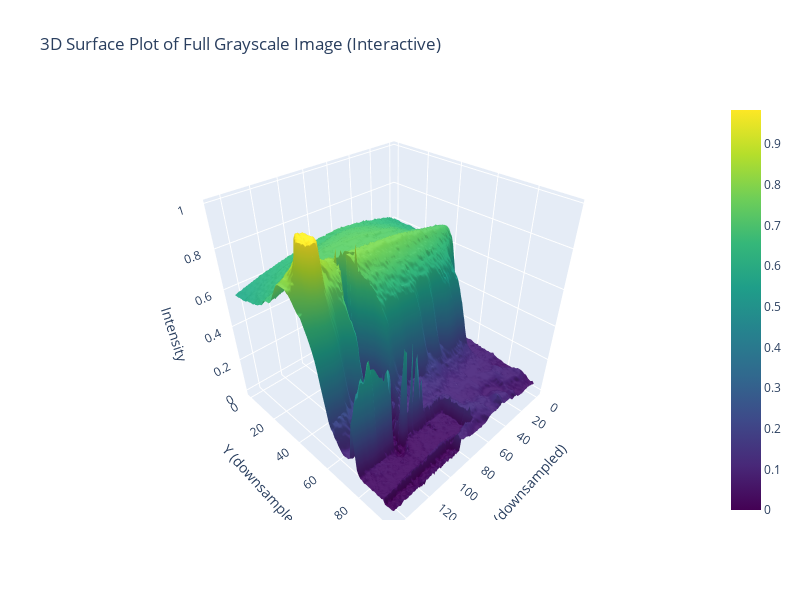

Notebook cell for this chart:
### Markdown cell above
## **3D Image Surface**

use `plot_surface()` to plot the image in 3D space, where the z-axis represents the normalized pixel intensity values.

<details>

<summary>
<font size="3" color="orange">
<b>Expected output</b>
</font>
</summary>

- The output should resemble this, but not be identical

![3d-surface.gif](https://raw.githubusercontent.com/Digital-Image-Processing-Laboratory/Image-Processing-Course-2025/main/Lab1_image-representation/asset/3d-surface.gif)

</details>

### Code cell
# Install plotly if needed
%pip install plotly
import plotly.graph_objects as go
import plotly.offline as pyo

### START CODE HERE ###
cv_img_gray = cv2.cvtColor(cv_img, cv2.COLOR_BGR2GRAY)

# Downsample the full image for better performance (use every 10th pixel)
step = 10
cv_img_downsampled = cv_img_gray[::step, ::step]

# Create meshgrid for the downsampled image
X = np.arange(cv_img_downsampled.shape[1])
Y = np.arange(cv_img_downsampled.shape[0])
X, Y = np.meshgrid(X, Y)

Z = cv_img_downsampled / 255.0

# Create interactive 3D surface plot with plotly
fig = go.Figure(data=[go.Surface(z=Z, x=X, y=Y, colorscale='viridis')])
fig.update_layout(
    title='3D Surface Plot of Full Grayscale Image (Interactive)',
    scene=dict(
        xaxis_title='X (downsampled)',
        yaxis_title='Y (downsampled)',
        zaxis_title='Intensity'
    ),
    width=800,
    height=600
)
fig.show()
### END CODE HERE ###

### Figure 1 — Plotly figure (JSON) as saved in the notebook; plotly's stock layout.template omitted (floating-point values rounded to 4 significant figures; data arrays with more than 128 entries replaced by an {"elided": "..."} marker saying what was removed)
{"data": [{"colorscale": [[0, "#440154"], [0.1111, "#482878"], [0.2222, "#3e4989"], [0.3333, "#31688e"], [0.4444, "#26828e"], [0.5556, "#1f9e89"], [0.6667, "#35b779"], [0.7778, "#6ece58"], [0.8889, "#b5de2b"], [1, "#fde725"]], "type": "surface", "x": {"elided": "98x147 int values"}, "y": {"elided": "98x147 int values"}, "z": {"elided": "98x147 float values"}}], "layout": {"height": 600, "scene": {"xaxis": {"title": {"text": "X (downsampled)"}}, "yaxis": {"title": {"text": "Y (downsampled)"}}, "zaxis": {"title": {"text": "Intensity"}}}, "title": {"text": "3D Surface Plot of Full Grayscale Image (Interactive)"}, "width": 800}}
